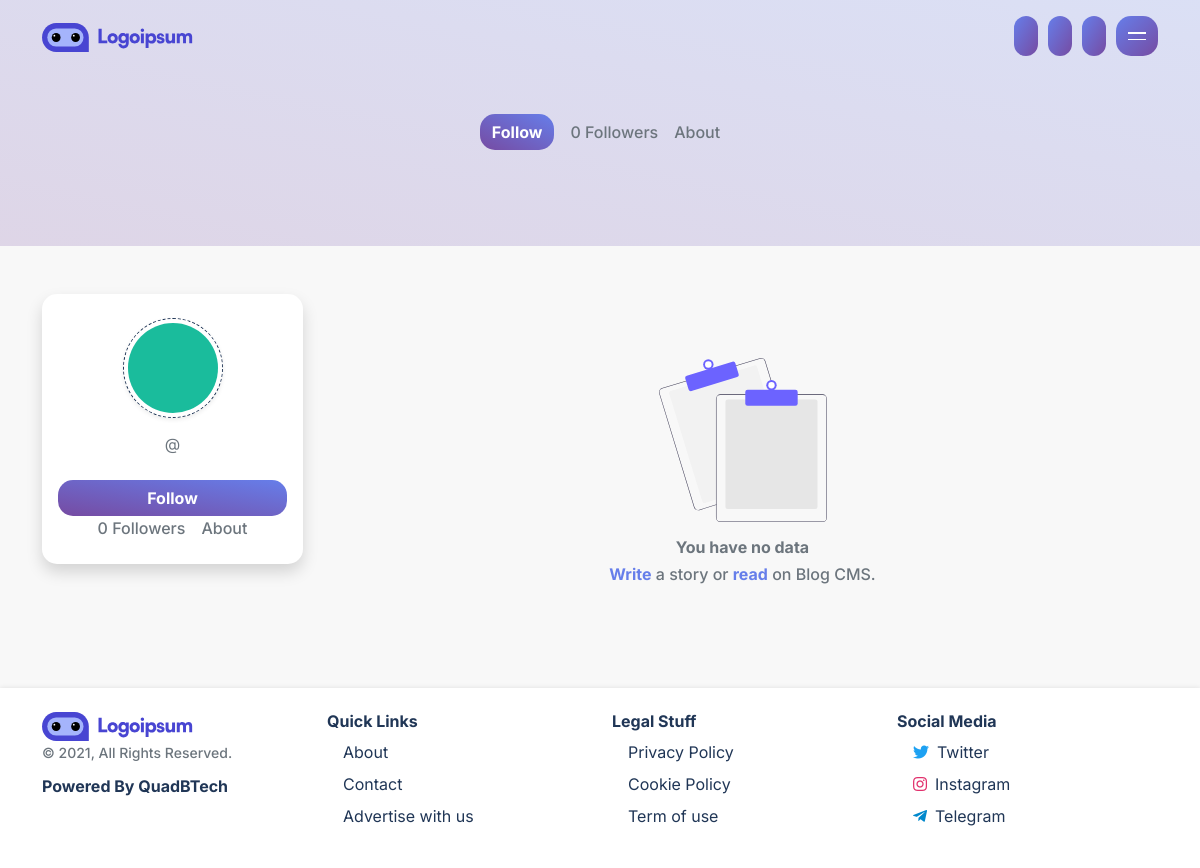
/index.php (signed in), run on the app's committed database.
### tables this page shows
CREATE TABLE `logo` (
  `id` int(200) NOT NULL,
  `logo_image` varchar(255) NOT NULL,
  `from_ip` varchar(255) NOT NULL,
  `from_browser` varchar(255) NOT NULL,
  `time` varchar(255) NOT NULL
);

CREATE TABLE `social_media` (
  `id` int(11) NOT NULL,
  `icon_name` varchar(255) NOT NULL,
  `icon_font` varchar(255) NOT NULL,
  `icon_color` varchar(20) NOT NULL,
  `icon_link` varchar(255) NOT NULL,
  `visibility` varchar(255) NOT NULL
);

### include/components/profileHeaderDetails.php (the view, shortened to what this page needs)
<div class="container-fluid header-div-profile">
        <div class="container" style="padding-top:50px;">
            <div class="row py-5">
                <div class="col-lg-12 col-md-12 col-sm-12 text-center">
                    <div class="mb-5">
                        <div class="d-flex justify-content-center align-items-center gap-3">
                            <?php
                            $user_uid_follow=$user_uid2;
                            ?>
                            <div class="d-grid" id="follow_reload">
                            <?php
                            $user_uid2 = $user_uid ?? null;
                            $sql20 = "SELECT * FROM follow WHERE following_user_uid = '$user_uid2'
                            AND followed_user_uid = '$user_uid_follow'";
                            $run_Sql20 = mysqli_query($link, $sql20);
                            $fetch_info20 = mysqli_fetch_assoc($run_Sql20);
                            $following_user_uid = $fetch_info20['following_user_uid'] ?? null;
                            $followed_user_uid = $fetch_info20['followed_user_uid'] ?? null;
                            if (!isset($_SESSION['email'])) {
                                echo '<button type="button" class="btn button-follow fw-bold" onClick="login()">Follow</button>';
                            } else if ($user_uid2 == $user_uid_follow) {
                            } else if ($following_user_uid == $user_uid2 && $followed_user_uid == $user_uid_follow) {
                                echo '<button type="button" class="btn button-follow fw-bold" onClick="unfollow(\'' . $user_uid . '\',\'' . $user_uid_follow . '\')">Following</button>';
                            } else {
                                echo '<button type="button" class="btn button-follow fw-bold" onClick="follow(\'' . $user_uid . '\',\'' . $user_uid_follow . '\')">Follow</button>';
                            }
                           ?>
                        </div>
                            <a href="followers.php?username=<?php echo $username2; ?>" class="text-link-2"><?php echo '<span class=" follower_add">' . $follower_count . '</span> Follower' . ($follower_count == 1 ? '' : 's') ?></a>
                            <a href="about/<?php echo $username2; ?>" class="text-link-2">About</a>
                        </div>
                    </div>
                </div>
            </div>
        </div>
    </div>

### include/header.php (shortened to what this page needs)
<?php
$result = mysqli_query($link, 'SELECT * FROM `logo`');
$rowLogo = mysqli_fetch_assoc($result);
?>
<header class="header">
    <nav class="navbar navbar-expand-lg fixed-top" id="navbar-2">
        <div class="container py-2"><a href="./"
                class="navbar-brand text-uppercase font-weight-bold"><img src="<?php echo $rowLogo['logo_image']; ?>"
                    width='151px' alt='logo'></a>
                <div id="navbarSupportedContent" class="">
                    <ul class="navbar-nav mx-auto text-center d-flex flex-row">
                        <li class="nav-item">
                            <a href="./" class="btn nav-button d-flex justify-content-center align-items-center"  data-bs-toggle="tooltip" data-bs-placement="bottom" title="Home"><i class="icon-home"></i></a>
                        </li>
                        <li class="nav-item dropdown">
                            <?php
                                if(isset($_SESSION['email'])){
                            ?>
                                <a href="#" class="btn nav-button d-flex justify-content-center align-items-center" id="dropdownMenuLink" role="button" data-bs-toggle="dropdown" aria-expanded="false" ><i class="icon-user"></i></a>
                            <?php
                                }else{
                                    echo '<a href="login-user" class="btn nav-button d-flex justify-content-center align-items-center" data-bs-toggle="tooltip" data-bs-placement="bottom" title="Login"><i class="icon-login"></i></a>';
                                }
                            ?>
                        </li>
                        <li class="nav-item">
                            <button class="btn nav-button" onclick="openSearchNav()" data-bs-toggle="tooltip" data-bs-placement="bottom" title="Search"><i class="icon-magnifier"></i></button>
                        </li>
                        <li class="nav-item">
                            <button class="btn nav-button burger-icon" onclick="openNav()">
                                <div> </div>
                                <div> </div>
                            </button>
                        </li>
                    </ul>
                </div>
        </div>
    </nav>
</header>

### include/footer.php
<footer class="footer">
    <div class="container py-4">
        <div class="row">
            <div class="col-lg-3 col-md-12 order-4 order-lg-1">
                <div class="text-align mb-3">
                    <img src="<?php echo $rowLogo['logo_image']; ?>"
                        width='151px' alt='logo' class="mb-1">
                    <h6 class="mb-3 text-muted small">&copy; 2021, All Rights Reserved.</h6>
                    <h6 class="fw-bold" style="color:var(--text-color);">Powered By <a href="#" class="footer-link" target="_blank">QuadBTech</a></h6>
                </div>
            </div>
            <div class="col-lg-3 col-md-12 order-2 order-lg-2">
                <div class="text-align mb-3">
                    <h6 class="fw-bold" style="color:var(--text-color);">Quick Links</h6>
                    <div class="d-flex flex-lg-column justify-content-center flex-wrap gap-2 ms-lg-3">
                        <a href="about-us" class="footer-link">About</a>
                        <a href="contact-us" class="footer-link">Contact</a>
                        <a href="#" class="footer-link disabled">Advertise with us</a>
                    </div>
                </div>
            </div>
            <div class="col-lg-3 col-md-12 order-3 order-lg-3">
                <div class="text-align mb-3">
                    <h6 class="fw-bold" style="color:var(--text-color);">Legal Stuff</h6>
                    <div class="d-flex flex-lg-column justify-content-center flex-wrap gap-2 ms-lg-3">
                        <a href="privacy-policy.php" class="footer-link">Privacy Policy</a>
                        <a href="cookies-policy.php" class="footer-link">Cookie Policy</a>
                        <a href="terms_of_use.php" class="footer-link disabled">Term of use</a>
                    </div>
                </div>
            </div>
            <div class="col-lg-3 col-md-12 order-1 order-lg-4">
                <div class="text-align mb-3">
                    <h6 class="fw-bold" style="color:var(--text-color);">Social Media</h6>
                    <div class="d-flex flex-lg-column justify-content-center flex-wrap gap-2 ms-lg-3">
                    <?php
                                    $result2 = mysqli_query($link, 'SELECT * FROM `social_media` WHERE visibility = "true"');
                                    while ($row2 = mysqli_fetch_array($result2)) {
                                ?>
            <a href="<?php echo $row2['icon_link']; ?>" target="_blank" class="footer-link"
                title="<?php echo ucfirst($row2['icon_name']); ?>">
                <div class="d-flex align-items-center gap-2">
                    <i class="<?php echo $row2['icon_font']; ?>" style="color:<?php echo $row2['icon_color']; ?>;"></i> <span class="d-none d-lg-block"> <?php echo ucfirst($row2['icon_name']); ?></span>
                </div>
            </a>
            <?php } ?>
                    </div>
                </div>
            </div>
        </div>
    </div>
</footer>

### assets/css/app.css (style rules this page uses)
:root { --body-color: #f8f8f8; --primary-color: #fff; --bg-color: #f8f8f8; --gradient-primary-color: #667eea; --gradient-secondary-color: #764ba2; --text-color: #203656; --text-link-color: #667eea; --text-link-hover-color: #764ba2; --shadow-color: rgba(0, 0, 0, 0.1); --white-color: #fff; --gray-color: #6c757d; --gray-color-50: rgba(108, 117, 125,.3); --gradient-primary-color-2: rgba(102, 127, 234, .2); --gradient-secondary-color-2: rgba(118, 75, 162, .2); --accent-color: #E2E8F0; --accent-hover-color: #718096; }
body { font-family: 'Inter', sans-serif; transition: background-color .5s; background-color: var(--bg-color); }
.navbar { background: transparent; }
.navbar .navbar-brand { color: var(--text-color); }
.nav-button { height: 40px; line-height: 30px; margin-left: 10px; background: var(--gradient-primary-color); background: -webkit-linear-gradient(to bottom right, var(--gradient-primary-color) 0%, var(--gradient-secondary-color) 100%); background: linear-gradient(to bottom right, var(--gradient-primary-color) 0%, var(--gradient-secondary-color) 100%); color: var(--white-color); border-radius: 15px; border: none; transition: .5s ease-in-out; }
.burger-icon div { width: 18px; height: 1.5px; background-color: var(--white-color); ; margin: 5px 0; }
.footer { background: var(--primary-color); box-shadow: 0px 0 5px rgba(0, 0, 0, 0.1); }
.footer-link { color: var(--text-color); text-decoration: none; }
.text-align { text-align: left; }
.header-div-profile { background: var(--gradient-primary-color-2); background: -webkit-linear-gradient(to bottom left, var(--gradient-primary-color-2) 0%, var(--gradient-secondary-color-2) 100%); background: linear-gradient(to bottom left, var(--gradient-primary-color-2) 0%, var(--gradient-secondary-color-2) 100%); }
.text-link-2 { color: var(--gray-color); text-decoration: none; font-weight: 500; }
.button-follow { color: var(--white-color) !important; background: var(--gradient-primary-color); background: -webkit-linear-gradient(to bottom left, var(--gradient-primary-color) 0%, var(--gradient-secondary-color) 100%); background: linear-gradient(to bottom left, var(--gradient-primary-color) 0%, var(--gradient-secondary-color) 100%); border: none; border-radius: 15px; transition: .5s ease-in-out; }

### assets/css/loader.css (style rules this page uses)
:root { --loader-color: #667eea; --loader-body-color: #1a202c; }

### data on the page
logo: logo_image (picture)
social_media: icon_name "Twitter"
social_media: icon_name "Instagram"
social_media: icon_name "Telegram"

### other printed values
$follower_count "0"
